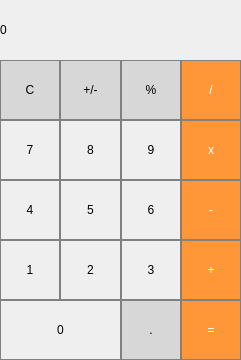
<?xml version="1.0" encoding="UTF-8"?>
<ui version="4.0">
 <class>MainWindow</class>
 <widget class="QMainWindow" name="MainWindow">
  <property name="geometry">
   <rect>
    <x>0</x>
    <y>0</y>
    <width>241</width>
    <height>360</height>
   </rect>
  </property>
  <property name="windowTitle">
   <string>MainWindow</string>
  </property>
  <widget class="QWidget" name="centralwidget">
   <property name="minimumSize">
    <size>
     <width>241</width>
     <height>360</height>
    </size>
   </property>
   <layout class="QGridLayout" name="gridLayout_2">
    <property name="leftMargin">
     <number>0</number>
    </property>
    <property name="topMargin">
     <number>0</number>
    </property>
    <property name="rightMargin">
     <number>0</number>
    </property>
    <property name="bottomMargin">
     <number>0</number>
    </property>
    <property name="spacing">
     <number>0</number>
    </property>
    <item row="0" column="0">
     <layout class="QGridLayout" name="gridLayout">
      <property name="spacing">
       <number>0</number>
      </property>
      <item row="0" column="0" colspan="4">
       <widget class="QLabel" name="display">
        <property name="sizePolicy">
         <sizepolicy hsizetype="Preferred" vsizetype="Preferred">
          <horstretch>0</horstretch>
          <verstretch>0</verstretch>
         </sizepolicy>
        </property>
        <property name="styleSheet">
         <string notr="true">QLabel {
	qproperty-alignment: 'AlignVCenter | AlignRight';
	border: 1px solid gray;
	padding-right: 10px;
}

background-color : white;</string>
        </property>
        <property name="text">
         <string>0</string>
        </property>
       </widget>
      </item>
      <item row="1" column="0">
       <widget class="QPushButton" name="button_clear">
        <property name="sizePolicy">
         <sizepolicy hsizetype="Preferred" vsizetype="Preferred">
          <horstretch>0</horstretch>
          <verstretch>0</verstretch>
         </sizepolicy>
        </property>
        <property name="styleSheet">
         <string notr="true">QPushButton {
  background-color: rgb(215, 215, 215);
  border: 1px solid gray;
}
QPushButton:pressed {
    background-color: qlineargradient(x1: 0, y1: 0, x2: 0, y2: 1,
                                      stop: 0 #BEBEBE, stop: 1 #D7D7D7);
}</string>
        </property>
        <property name="text">
         <string>C</string>
        </property>
       </widget>
      </item>
      <item row="1" column="1">
       <widget class="QPushButton" name="button_PlusMinus">
        <property name="sizePolicy">
         <sizepolicy hsizetype="Preferred" vsizetype="Preferred">
          <horstretch>0</horstretch>
          <verstretch>0</verstretch>
         </sizepolicy>
        </property>
        <property name="styleSheet">
         <string notr="true">QPushButton {
  background-color: rgb(215, 215, 215);
  border: 1px solid gray;
}
QPushButton:pressed {
    background-color: qlineargradient(x1: 0, y1: 0, x2: 0, y2: 1,
                                      stop: 0 #BEBEBE, stop: 1 #D7D7D7);
}</string>
        </property>
        <property name="text">
         <string>+/-</string>
        </property>
       </widget>
      </item>
      <item row="1" column="2">
       <widget class="QPushButton" name="button_percent">
        <property name="sizePolicy">
         <sizepolicy hsizetype="Preferred" vsizetype="Preferred">
          <horstretch>0</horstretch>
          <verstretch>0</verstretch>
         </sizepolicy>
        </property>
        <property name="styleSheet">
         <string notr="true">QPushButton {
  background-color: rgb(215, 215, 215);
  border: 1px solid gray;
}
QPushButton:pressed {
    background-color: qlineargradient(x1: 0, y1: 0, x2: 0, y2: 1,
                                      stop: 0 #BEBEBE, stop: 1 #D7D7D7);
}</string>
        </property>
        <property name="text">
         <string>%</string>
        </property>
       </widget>
      </item>
      <item row="1" column="3">
       <widget class="QPushButton" name="button_divide">
        <property name="sizePolicy">
         <sizepolicy hsizetype="Preferred" vsizetype="Preferred">
          <horstretch>0</horstretch>
          <verstretch>0</verstretch>
         </sizepolicy>
        </property>
        <property name="styleSheet">
         <string notr="true">QPushButton {
  background-color: rgb(255, 151, 57);
  color: white; 
  border: 1px solid gray;
}

QPushButton:pressed {
    background-color: qlineargradient(x1: 0, y1: 0, x2: 0, y2: 1,
                                      stop: 0 #FF7832, stop: 1 #FF9739);
}</string>
        </property>
        <property name="text">
         <string>/</string>
        </property>
       </widget>
      </item>
      <item row="2" column="0">
       <widget class="QPushButton" name="button_7">
        <property name="sizePolicy">
         <sizepolicy hsizetype="Preferred" vsizetype="Preferred">
          <horstretch>0</horstretch>
          <verstretch>0</verstretch>
         </sizepolicy>
        </property>
        <property name="styleSheet">
         <string notr="true">QPushButton {
   border: 1px solid gray;
}
QPushButton:pressed {
    background-color: qlineargradient(x1: 0, y1: 0, x2: 0, y2: 1,
                                      stop: 0 #dadbde, stop: 1 #f6f7fa);
}</string>
        </property>
        <property name="text">
         <string>7</string>
        </property>
       </widget>
      </item>
      <item row="2" column="1">
       <widget class="QPushButton" name="button_8">
        <property name="sizePolicy">
         <sizepolicy hsizetype="Preferred" vsizetype="Preferred">
          <horstretch>0</horstretch>
          <verstretch>0</verstretch>
         </sizepolicy>
        </property>
        <property name="styleSheet">
         <string notr="true">QPushButton {
   border: 1px solid gray;
}
QPushButton:pressed {
    background-color: qlineargradient(x1: 0, y1: 0, x2: 0, y2: 1,
                                      stop: 0 #dadbde, stop: 1 #f6f7fa);
}</string>
        </property>
        <property name="text">
         <string>8</string>
        </property>
       </widget>
      </item>
      <item row="2" column="2">
       <widget class="QPushButton" name="button_9">
        <property name="sizePolicy">
         <sizepolicy hsizetype="Preferred" vsizetype="Preferred">
          <horstretch>0</horstretch>
          <verstretch>0</verstretch>
         </sizepolicy>
        </property>
        <property name="styleSheet">
         <string notr="true">QPushButton {
   border: 1px solid gray;
}
QPushButton:pressed {
    background-color: qlineargradient(x1: 0, y1: 0, x2: 0, y2: 1,
                                      stop: 0 #dadbde, stop: 1 #f6f7fa);
}</string>
        </property>
        <property name="text">
         <string>9</string>
        </property>
       </widget>
      </item>
      <item row="2" column="3">
       <widget class="QPushButton" name="button_multiply">
        <property name="sizePolicy">
         <sizepolicy hsizetype="Preferred" vsizetype="Preferred">
          <horstretch>0</horstretch>
          <verstretch>0</verstretch>
         </sizepolicy>
        </property>
        <property name="styleSheet">
         <string notr="true">QPushButton {
  background-color: rgb(255, 151, 57);
  color: white; 
  border: 1px solid gray;
}

QPushButton:pressed {
    background-color: qlineargradient(x1: 0, y1: 0, x2: 0, y2: 1,
                                      stop: 0 #FF7832, stop: 1 #FF9739);
}</string>
        </property>
        <property name="text">
         <string>x</string>
        </property>
       </widget>
      </item>
      <item row="3" column="0">
       <widget class="QPushButton" name="button_4">
        <property name="sizePolicy">
         <sizepolicy hsizetype="Preferred" vsizetype="Preferred">
          <horstretch>0</horstretch>
          <verstretch>0</verstretch>
         </sizepolicy>
        </property>
        <property name="styleSheet">
         <string notr="true">QPushButton {
   border: 1px solid gray;
}
QPushButton:pressed {
    background-color: qlineargradient(x1: 0, y1: 0, x2: 0, y2: 1,
                                      stop: 0 #dadbde, stop: 1 #f6f7fa);
}</string>
        </property>
        <property name="text">
         <string>4</string>
        </property>
       </widget>
      </item>
      <item row="3" column="1">
       <widget class="QPushButton" name="button_5">
        <property name="sizePolicy">
         <sizepolicy hsizetype="Preferred" vsizetype="Preferred">
          <horstretch>0</horstretch>
          <verstretch>0</verstretch>
         </sizepolicy>
        </property>
        <property name="styleSheet">
         <string notr="true">QPushButton {
   border: 1px solid gray;
}
QPushButton:pressed {
    background-color: qlineargradient(x1: 0, y1: 0, x2: 0, y2: 1,
                                      stop: 0 #dadbde, stop: 1 #f6f7fa);
}</string>
        </property>
        <property name="text">
         <string>5</string>
        </property>
       </widget>
      </item>
      <item row="3" column="2">
       <widget class="QPushButton" name="button_6">
        <property name="sizePolicy">
         <sizepolicy hsizetype="Preferred" vsizetype="Preferred">
          <horstretch>0</horstretch>
          <verstretch>0</verstretch>
         </sizepolicy>
        </property>
        <property name="styleSheet">
         <string notr="true">QPushButton {
   border: 1px solid gray;
}
QPushButton:pressed {
    background-color: qlineargradient(x1: 0, y1: 0, x2: 0, y2: 1,
                                      stop: 0 #dadbde, stop: 1 #f6f7fa);
}</string>
        </property>
        <property name="text">
         <string>6</string>
        </property>
       </widget>
      </item>
      <item row="3" column="3">
       <widget class="QPushButton" name="button_subtract">
        <property name="sizePolicy">
         <sizepolicy hsizetype="Preferred" vsizetype="Preferred">
          <horstretch>0</horstretch>
          <verstretch>0</verstretch>
         </sizepolicy>
        </property>
        <property name="styleSheet">
         <string notr="true">QPushButton {
  background-color: rgb(255, 151, 57);
  color: white; 
  border: 1px solid gray;
}

QPushButton:pressed {
    background-color: qlineargradient(x1: 0, y1: 0, x2: 0, y2: 1,
                                      stop: 0 #FF7832, stop: 1 #FF9739);
}</string>
        </property>
        <property name="text">
         <string>-</string>
        </property>
       </widget>
      </item>
      <item row="4" column="0">
       <widget class="QPushButton" name="button_1">
        <property name="sizePolicy">
         <sizepolicy hsizetype="Preferred" vsizetype="Preferred">
          <horstretch>0</horstretch>
          <verstretch>0</verstretch>
         </sizepolicy>
        </property>
        <property name="styleSheet">
         <string notr="true">QPushButton {
   border: 1px solid gray;
}
QPushButton:pressed {
    background-color: qlineargradient(x1: 0, y1: 0, x2: 0, y2: 1,
                                      stop: 0 #dadbde, stop: 1 #f6f7fa);
}</string>
        </property>
        <property name="text">
         <string>1</string>
        </property>
       </widget>
      </item>
      <item row="4" column="1">
       <widget class="QPushButton" name="button_2">
        <property name="sizePolicy">
         <sizepolicy hsizetype="Preferred" vsizetype="Preferred">
          <horstretch>0</horstretch>
          <verstretch>0</verstretch>
         </sizepolicy>
        </property>
        <property name="styleSheet">
         <string notr="true">QPushButton {
   border: 1px solid gray;
}
QPushButton:pressed {
    background-color: qlineargradient(x1: 0, y1: 0, x2: 0, y2: 1,
                                      stop: 0 #dadbde, stop: 1 #f6f7fa);
}</string>
        </property>
        <property name="text">
         <string>2</string>
        </property>
       </widget>
      </item>
      <item row="4" column="2">
       <widget class="QPushButton" name="button_3">
        <property name="sizePolicy">
         <sizepolicy hsizetype="Preferred" vsizetype="Preferred">
          <horstretch>0</horstretch>
          <verstretch>0</verstretch>
         </sizepolicy>
        </property>
        <property name="styleSheet">
         <string notr="true">QPushButton {
   border: 1px solid gray;
}
QPushButton:pressed {
    background-color: qlineargradient(x1: 0, y1: 0, x2: 0, y2: 1,
                                      stop: 0 #dadbde, stop: 1 #f6f7fa);
}</string>
        </property>
        <property name="text">
         <string>3</string>
        </property>
       </widget>
      </item>
      <item row="4" column="3">
       <widget class="QPushButton" name="button_add">
        <property name="sizePolicy">
         <sizepolicy hsizetype="Preferred" vsizetype="Preferred">
          <horstretch>0</horstretch>
          <verstretch>0</verstretch>
         </sizepolicy>
        </property>
        <property name="styleSheet">
         <string notr="true">QPushButton {
  background-color: rgb(255, 151, 57);
  color: white; 
  border: 1px solid gray;
}

QPushButton:pressed {
    background-color: qlineargradient(x1: 0, y1: 0, x2: 0, y2: 1,
                                      stop: 0 #FF7832, stop: 1 #FF9739);
}</string>
        </property>
        <property name="text">
         <string>+</string>
        </property>
       </widget>
      </item>
      <item row="5" column="0" colspan="2">
       <widget class="QPushButton" name="button_0">
        <property name="sizePolicy">
         <sizepolicy hsizetype="Preferred" vsizetype="Preferred">
          <horstretch>0</horstretch>
          <verstretch>0</verstretch>
         </sizepolicy>
        </property>
        <property name="styleSheet">
         <string notr="true">QPushButton {
   border: 1px solid gray;
}
QPushButton:pressed {
    background-color: qlineargradient(x1: 0, y1: 0, x2: 0, y2: 1,
                                      stop: 0 #dadbde, stop: 1 #f6f7fa);
}</string>
        </property>
        <property name="text">
         <string>0</string>
        </property>
       </widget>
      </item>
      <item row="5" column="2">
       <widget class="QPushButton" name="button_dot">
        <property name="sizePolicy">
         <sizepolicy hsizetype="Preferred" vsizetype="Preferred">
          <horstretch>0</horstretch>
          <verstretch>0</verstretch>
         </sizepolicy>
        </property>
        <property name="styleSheet">
         <string notr="true">QPushButton {
  background-color: rgb(215, 215, 215);
  border: 1px solid gray;
}
QPushButton:pressed {
    background-color: qlineargradient(x1: 0, y1: 0, x2: 0, y2: 1,
                                      stop: 0 #BEBEBE, stop: 1 #D7D7D7);
}</string>
        </property>
        <property name="text">
         <string>.</string>
        </property>
       </widget>
      </item>
      <item row="5" column="3">
       <widget class="QPushButton" name="button_equals">
        <property name="sizePolicy">
         <sizepolicy hsizetype="Preferred" vsizetype="Preferred">
          <horstretch>0</horstretch>
          <verstretch>0</verstretch>
         </sizepolicy>
        </property>
        <property name="styleSheet">
         <string notr="true">QPushButton {
  background-color: rgb(255, 151, 57);
  color: white; 
  border: 1px solid gray;
}

QPushButton:pressed {
    background-color: qlineargradient(x1: 0, y1: 0, x2: 0, y2: 1,
                                      stop: 0 #FF7832, stop: 1 #FF9739);
}</string>
        </property>
        <property name="text">
         <string>=</string>
        </property>
       </widget>
      </item>
     </layout>
    </item>
   </layout>
  </widget>
 </widget>
 <resources/>
 <connections/>
</ui>
